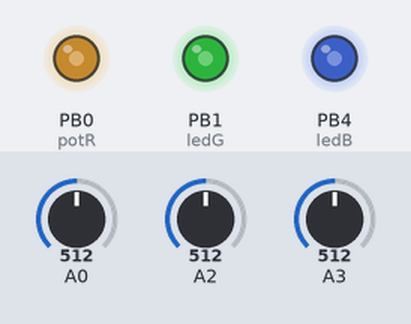
A program run on a simulated ATtiny85, built with avr-gcc and run on an emulated ATtiny85. On the bench: output pins drawn as LEDs (lit = HIGH). The test bench sets the inputs (shaded band); at power-on: A0 = 512, A2 = 512, A3 = 512.

Above: at 1.2 s.
1.3 s: A0 set to 716
At 2.5 s:
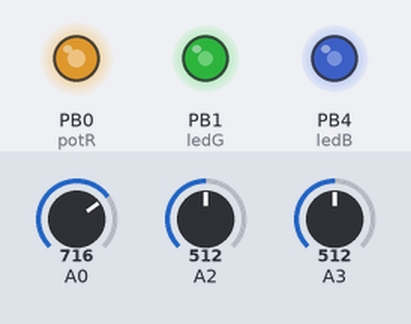
2.8 s: A2 set to 716
At 3.7 s:
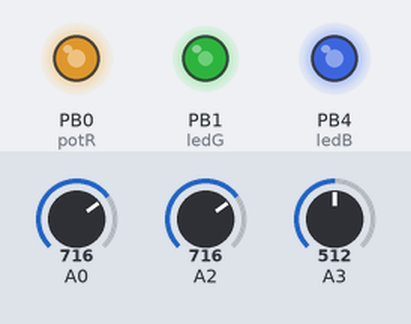
4.3 s: A3 set to 716
At 4.9 s:
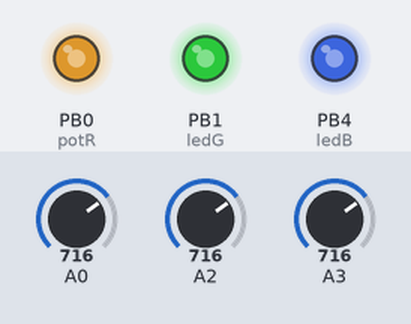
5.8 s: A0 set to 900
At 7.0 s:
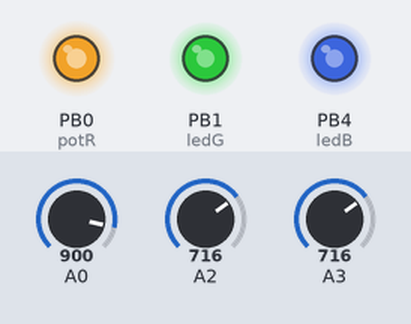
7.3 s: A2 set to 900
At 8.4 s:
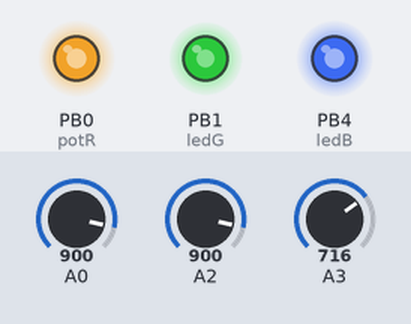
8.8 s: A3 set to 900
At 9.5 s:
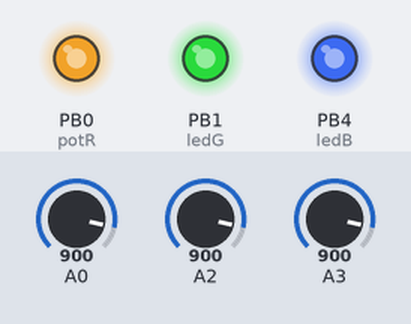
Timing chart, 0 to 11.3 s (numbered marks = the images above; inputs shaded):
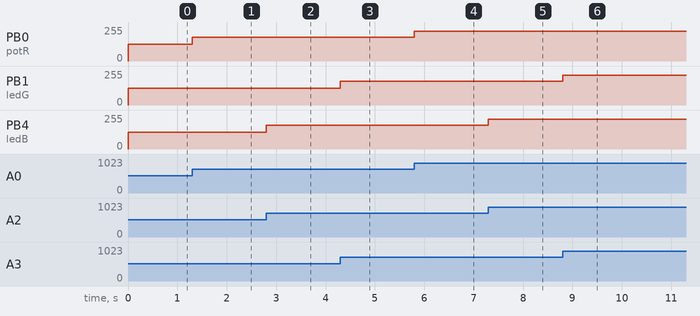

Measured:
- after the input at 1.3 s, PB0 (potR): 127/255 → 178/255 at once
- after the input at 2.8 s, PB4 (ledB): 127/255 → 178/255 at once
- after the input at 4.3 s, PB1 (ledG): 127/255 → 178/255 at once
- after the input at 5.8 s, PB0 (potR): 178/255 → 224/255 at once
- after the input at 7.3 s, PB4 (ledB): 178/255 → 224/255 at once
- after the input at 8.8 s, PB1 (ledG): 178/255 → 224/255 at once

The program:

main.cpp
```cpp
/*
I do not lay claim on any form of intellectual "property." Use how you please...

This reads some analog value and writes PWM to another pin. See readme for a tiny bit more detail.
*/

#include <Arduino.h>

// When using a pin as an analog in, it is named differently from when being used as a digital or analog output.
const int potR  = 0; //PB5;PB5;ADC0
const int potG  = 3; //PB3;P3;ADC3
const int potB  = 2; //PB2;P2;ADC1

// three pwm outputs
const int ledR = PB0;
const int ledG = PB1;
const int ledB = PB4;

// variables to hold the readings from the potentiometers
int dataR;
int dataG;
int dataB;

// variables to hold the mapped readings; the PWM values
int r;
int g;
int b;

// inputs do not have to be set when using the Digispark
void setup() {
    // pinMode(potR, INPUT);
    // pinMode(potG, INPUT);
    // pinMode(potB, INPUT);
    pinMode(ledR, OUTPUT);
    pinMode(ledG, OUTPUT);
    pinMode(ledB, OUTPUT);
}

//Read the potentiometer value, map the 0-1024 scale to a 0-255 scale, write the value to the output pin. Repeat for other colors.
void loop() {
  dataR = analogRead(potR);
  r = map(dataR, 0, 1024, 0, 255);
  analogWrite(ledR, r);
  dataG = analogRead(potG);
  g = map(dataG, 0, 1024, 0, 255);
  analogWrite(ledG, g);
  dataB = analogRead(potB);
  b = map(dataB, 0, 1024, 0, 255);
  analogWrite(ledB, b);
}
```
